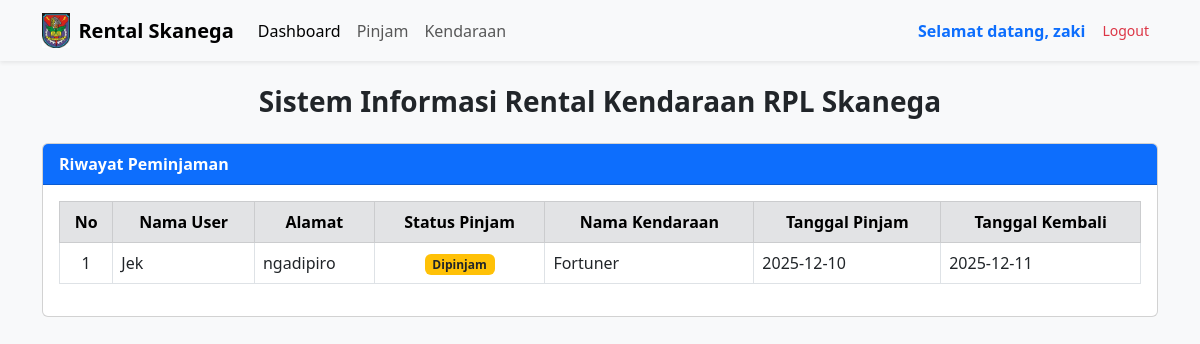
Screenshot of /user/index.php (signed in) with the database file from the repository.
### tables this page shows
CREATE TABLE `pinjam` (
  `pinjam_id` int(11) NOT NULL,
  `kendaraan_nomor` int(20) NOT NULL,
  `user_id` int(11) DEFAULT NULL,
  `tgl_pinjam` date DEFAULT NULL,
  `tgl_kembali` date DEFAULT NULL,
  `pinjam_status` enum('dipinjam','kembali') DEFAULT 'dipinjam'
);

CREATE TABLE `user` (
  `user_id` int(11) NOT NULL,
  `username` varchar(50) NOT NULL,
  `password` varchar(255) NOT NULL,
  `user_nama` varchar(100) DEFAULT NULL,
  `user_alamat` text DEFAULT NULL,
  `user_status` enum('user','admin') NOT NULL DEFAULT 'user'
);

CREATE TABLE `kendaraan` (
  `kendaraan_nomor` int(20) NOT NULL,
  `kendaraan_nama` varchar(255) DEFAULT NULL,
  `kendaraan_tipe` varchar(50) DEFAULT NULL,
  `kendaraan_harga_perhari` int(11) DEFAULT NULL,
  `kendaraan_gambar` varchar(255) NOT NULL
);

### user/index.php (the view, shortened to what this page needs)
<?php
include("header.php");
include("../koneksi.php");
?>
<!DOCTYPE html>
<html lang="en">
<head>
    <link href="https://cdn.jsdelivr.net/npm/bootstrap@5.3.0/dist/css/bootstrap.min.css" rel="stylesheet">
</head>
<body class="bg-light">
    <div class="container mt-4">
        <div class="text-center mb-4">
            <h3 class="fw-bold">Sistem Informasi Rental Kendaraan RPL Skanega</h3>
        </div>
        <div class="card">
            <div class="card-header bg-primary text-white">
                <strong>Riwayat Peminjaman</strong>
            </div>
            <div class="card-body">
                <table class="table table-bordered table-hover">
                    <thead class="table-secondary text-center">
                        <tr>
                            <th>No</th>
                            <th>Nama User</th>
                            <th>Alamat</th>
                            <th>Status Pinjam</th>
                            <th>Nama Kendaraan</th>
                            <th>Tanggal Pinjam</th>
                            <th>Tanggal Kembali</th>
                        </tr>
                    </thead>
                    <tbody>
                        <?php
                        $no = 1;
                        $data = mysqli_query($koneksi, "
                    SELECT
                        user.user_nama,
                        user.user_alamat,
                        pinjam.pinjam_status,
                        kendaraan.kendaraan_nama,
                        pinjam.tgl_pinjam,
                        pinjam.tgl_kembali
                    FROM pinjam
                    JOIN user ON user.user_id = pinjam.user_id
                    JOIN kendaraan ON kendaraan.kendaraan_nomor = pinjam.kendaraan_nomor
                    ORDER BY pinjam.pinjam_id DESC
                ");
                        while ($d = mysqli_fetch_assoc($data)) {
                        ?>
                            <tr>
                                <td class="text-center"><?= $no++; ?></td>
                                <td><?= $d['user_nama']; ?></td>
                                <td><?= $d['user_alamat']; ?></td>
                                <td class="text-center">
                                    <?php
                                    if ($d['pinjam_status'] == "dipinjam") {
                                        echo '<span class="badge bg-warning text-dark">Dipinjam</span>';
                                    } else {
                                        echo '<span class="badge bg-success">Kembali</span>';
                                    }
                                    ?>
                                </td>
                                <td><?= $d['kendaraan_nama']; ?></td>
                                <td><?= $d['tgl_pinjam']; ?></td>
                                <td><?= $d['tgl_kembali']; ?></td>
                            </tr>
                        <?php } ?>
                    </tbody>
                </table>
            </div>
        </div>
        <br>
        <br>
    </div>
</body>

### rows the page displays
pinjam: user.user_nama "Jek", user.user_alamat "ngadipiro", pinjam_status "Dipinjam", kendaraan_nomor.kendaraan_nama "Fortuner", tgl_pinjam "2025-12-10", tgl_kembali "2025-12-11"

### other values shown
$_SESSION['username'] "zaki"
